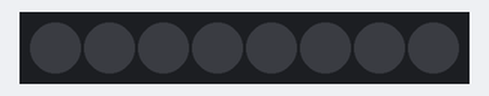
Recording of a sketch running on a simulated Arduino Uno, built with avr-gcc and run on an emulated ATmega328P. Parts: 8 RGB LEDs in strip order, left to right. Dim RGB values are drawn brighter than linear.

Above: at 0.1 s.
At 0.6 s:
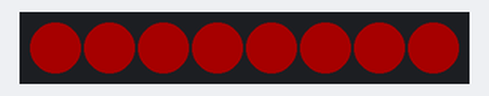
At 1.1 s:
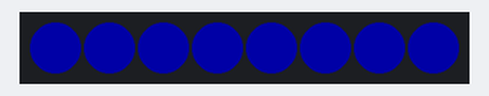
At 1.6 s:
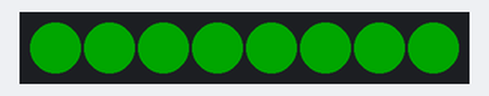
Timing chart, 0 to 40.0 s (numbered marks = the images above):
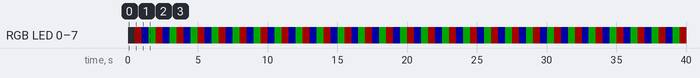

Measured:
- by itself, RGB LED 0–7: repeats every 1.5 s: RGB(0, 0, 40) 0.50 s, RGB(0, 40, 0) 0.50 s, RGB(40, 0, 0) 0.50 s
- by itself, everything shown: repeats every 1.5 s, in 3 steps
- what the display in image 1 shows lasts 0.5 s, from 0.5 s to 1.0 s

The sketch:

MakerFaire3Flash.ino
```cpp
#include <Adafruit_NeoPixel.h>

#define PIN 0

// Parameter 1 = number of pixels in strip
// Parameter 2 = pin number (most are valid)
// Parameter 3 = pixel type flags, add together as needed:
//   NEO_KHZ800  800 KHz bitstream (most NeoPixel products w/WS2812 LEDs)
//   NEO_KHZ400  400 KHz (classic 'v1' (not v2) FLORA pixels, WS2811 drivers)
//   NEO_GRB     Pixels are wired for GRB bitstream (most NeoPixel products)
//   NEO_RGB     Pixels are wired for RGB bitstream (v1 FLORA pixels, not v2)
Adafruit_NeoPixel strip = Adafruit_NeoPixel(8, PIN, NEO_GRB + NEO_KHZ800);

static uint32_t red = strip.Color(255, 0, 0);
static uint32_t blue = strip.Color(0, 255, 0);
static uint32_t green = strip.Color(0, 0, 255);
static uint32_t white = strip.Color(0, 0, 0);
static uint32_t purple = strip.Color(178, 102, 255);
static uint32_t orange = strip.Color(255, 128, 0);
static uint32_t yellow = strip.Color(255, 255, 0);

static uint32_t colorArray[3] = { red, green, blue };

void setup() {
  strip.begin();
  strip.show();
  strip.setBrightness(40);
}

void loop(){
  for (int i = 0; i < 3; i++) {
    for (int j = 0; j < 8; j++) {
      strip.setPixelColor(j, colorArray[i]);
    }
    delay(500);
    strip.show();
  }
}
```
